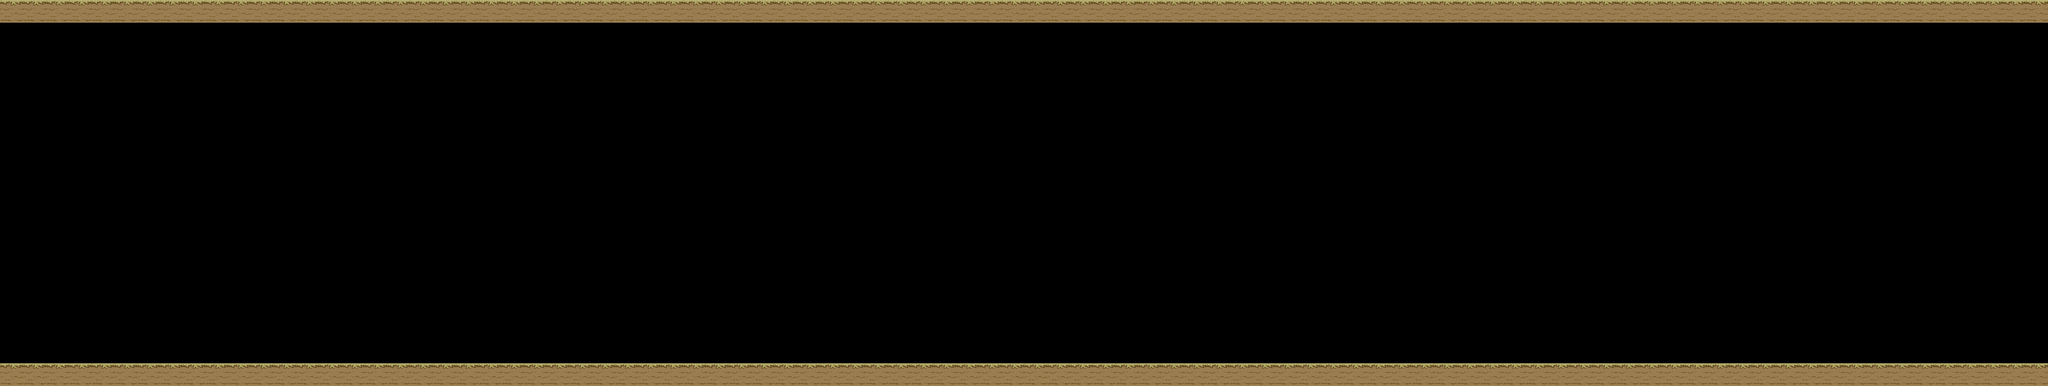

Rendered tile map (Tiled .tmx) drawn with the repository's tilesets; below, a short description and the map source with its tile grids summarised:
An orthogonal 90x17 tile map with 64x64 px tiles, 1 tile layer (Tile Layer 1) and 3 objects.

<map version="1.2" tiledversion="1.2.3" orientation="orthogonal" renderorder="right-down" width="90" height="17" tilewidth="64" tileheight="64" infinite="0" nextlayerid="4" nextobjectid="15">
 <tileset firstgid="1" source="ground.tsx" />
 <layer id="1" name="Tile Layer 1" width="90" height="17">
  <data>[1530 cells, 180 non-empty, 1 distinct tile ids]</data>
 </layer>
 <objectgroup id="3" name="ground">
  <object id="11" x="0" y="1024" width="5760" height="64" />
  <object id="12" x="2226.67" y="1389.33" height="1.33333" />
  <object id="14" x="560" y="1460" />
 </objectgroup>
</map>
